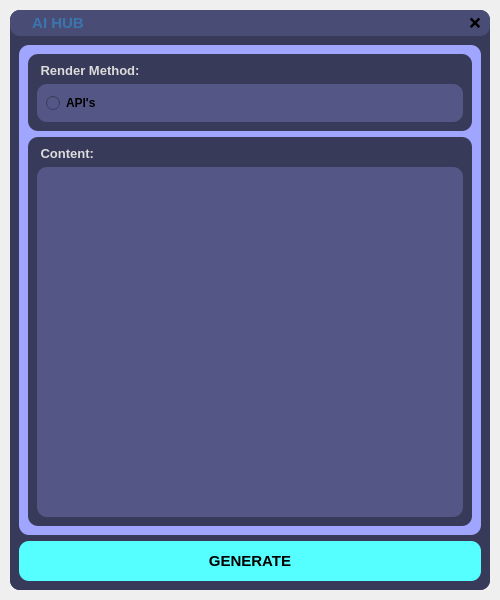
<?xml version="1.0" encoding="UTF-8"?>
<ui version="4.0">
 <class>MainWindow</class>
 <widget class="QMainWindow" name="MainWindow">
  <property name="geometry">
   <rect>
    <x>0</x>
    <y>0</y>
    <width>500</width>
    <height>600</height>
   </rect>
  </property>
  <property name="minimumSize">
   <size>
    <width>500</width>
    <height>600</height>
   </size>
  </property>
  <property name="maximumSize">
   <size>
    <width>500</width>
    <height>600</height>
   </size>
  </property>
  <property name="windowTitle">
   <string>MainWindow</string>
  </property>
  <widget class="QWidget" name="centralwidget">
   <property name="minimumSize">
    <size>
     <width>500</width>
     <height>600</height>
    </size>
   </property>
   <property name="maximumSize">
    <size>
     <width>500</width>
     <height>600</height>
    </size>
   </property>
   <layout class="QGridLayout" name="gridLayout">
    <property name="leftMargin">
     <number>10</number>
    </property>
    <property name="topMargin">
     <number>10</number>
    </property>
    <property name="rightMargin">
     <number>10</number>
    </property>
    <property name="bottomMargin">
     <number>10</number>
    </property>
    <property name="spacing">
     <number>0</number>
    </property>
    <item row="0" column="0">
     <widget class="QFrame" name="frame">
      <property name="styleSheet">
       <string notr="true">QFrame{
	background-color: rgb(56, 58, 89);
	color: rgb(220, 220, 220);
	border-radius: 10px;
}</string>
      </property>
      <property name="frameShape">
       <enum>QFrame::StyledPanel</enum>
      </property>
      <property name="frameShadow">
       <enum>QFrame::Raised</enum>
      </property>
      <layout class="QGridLayout" name="gridLayout_2">
       <property name="leftMargin">
        <number>0</number>
       </property>
       <property name="topMargin">
        <number>0</number>
       </property>
       <property name="rightMargin">
        <number>0</number>
       </property>
       <property name="bottomMargin">
        <number>0</number>
       </property>
       <property name="spacing">
        <number>0</number>
       </property>
       <item row="0" column="0">
        <widget class="QFrame" name="frame_3">
         <property name="maximumSize">
          <size>
           <width>16777215</width>
           <height>40</height>
          </size>
         </property>
         <property name="styleSheet">
          <string notr="true">background-color: rgb(73, 76, 116);</string>
         </property>
         <property name="frameShape">
          <enum>QFrame::StyledPanel</enum>
         </property>
         <property name="frameShadow">
          <enum>QFrame::Raised</enum>
         </property>
         <layout class="QGridLayout" name="gridLayout_4">
          <property name="leftMargin">
           <number>9</number>
          </property>
          <property name="topMargin">
           <number>3</number>
          </property>
          <property name="rightMargin">
           <number>9</number>
          </property>
          <property name="bottomMargin">
           <number>3</number>
          </property>
          <item row="0" column="3">
           <widget class="QPushButton" name="close_btn">
            <property name="font">
             <font>
              <pointsize>11</pointsize>
              <bold>true</bold>
             </font>
            </property>
            <property name="cursor">
             <cursorShape>PointingHandCursor</cursorShape>
            </property>
            <property name="styleSheet">
             <string notr="true">border-radius: 10px</string>
            </property>
            <property name="text">
             <string>❌</string>
            </property>
           </widget>
          </item>
          <item row="0" column="0">
           <widget class="QLabel" name="label">
            <property name="maximumSize">
             <size>
              <width>30</width>
              <height>30</height>
             </size>
            </property>
            <property name="text">
             <string/>
            </property>
            <property name="pixmap">
             <pixmap resource="res/res.qrc">:/1/image/[removal.ai]_a84c2b95-b237-4c04-add0-3ab8754597be-aihub_PDDORY.png</pixmap>
            </property>
            <property name="scaledContents">
             <bool>true</bool>
            </property>
           </widget>
          </item>
          <item row="0" column="2">
           <spacer name="horizontalSpacer">
            <property name="orientation">
             <enum>Qt::Horizontal</enum>
            </property>
            <property name="sizeHint" stdset="0">
             <size>
              <width>738</width>
              <height>20</height>
             </size>
            </property>
           </spacer>
          </item>
          <item row="0" column="1">
           <widget class="QLabel" name="label_title">
            <property name="font">
             <font>
              <pointsize>11</pointsize>
              <bold>true</bold>
             </font>
            </property>
            <property name="styleSheet">
             <string notr="true">color: rgb(59, 117, 176)</string>
            </property>
            <property name="text">
             <string>AI HUB</string>
            </property>
            <property name="alignment">
             <set>Qt::AlignCenter</set>
            </property>
           </widget>
          </item>
         </layout>
        </widget>
       </item>
       <item row="1" column="0">
        <widget class="QFrame" name="frame_2">
         <property name="frameShape">
          <enum>QFrame::StyledPanel</enum>
         </property>
         <property name="frameShadow">
          <enum>QFrame::Raised</enum>
         </property>
         <layout class="QGridLayout" name="gridLayout_3">
          <item row="1" column="0">
           <widget class="QPushButton" name="generate">
            <property name="minimumSize">
             <size>
              <width>0</width>
              <height>40</height>
             </size>
            </property>
            <property name="maximumSize">
             <size>
              <width>16777215</width>
              <height>40</height>
             </size>
            </property>
            <property name="font">
             <font>
              <pointsize>11</pointsize>
              <bold>true</bold>
             </font>
            </property>
            <property name="cursor">
             <cursorShape>PointingHandCursor</cursorShape>
            </property>
            <property name="styleSheet">
             <string notr="true">border-radius: 10px;
background-color: rgb(85, 255, 255);
</string>
            </property>
            <property name="text">
             <string>GENERATE</string>
            </property>
           </widget>
          </item>
          <item row="0" column="0">
           <widget class="QFrame" name="frame_4">
            <property name="styleSheet">
             <string notr="true">background-color: rgb(160, 166, 255);</string>
            </property>
            <property name="frameShape">
             <enum>QFrame::StyledPanel</enum>
            </property>
            <property name="frameShadow">
             <enum>QFrame::Raised</enum>
            </property>
            <layout class="QGridLayout" name="gridLayout_5">
             <item row="0" column="0">
              <widget class="QFrame" name="frame_6">
               <property name="maximumSize">
                <size>
                 <width>16777215</width>
                 <height>80</height>
                </size>
               </property>
               <property name="styleSheet">
                <string notr="true">background-color: rgb(56, 58, 89);</string>
               </property>
               <property name="frameShape">
                <enum>QFrame::StyledPanel</enum>
               </property>
               <property name="frameShadow">
                <enum>QFrame::Raised</enum>
               </property>
               <layout class="QGridLayout" name="gridLayout_7">
                <item row="0" column="0">
                 <widget class="QLabel" name="label_3">
                  <property name="font">
                   <font>
                    <pointsize>10</pointsize>
                    <bold>true</bold>
                   </font>
                  </property>
                  <property name="text">
                   <string> Render Method:</string>
                  </property>
                 </widget>
                </item>
                <item row="1" column="0">
                 <widget class="QFrame" name="frame_8">
                  <property name="minimumSize">
                   <size>
                    <width>0</width>
                    <height>35</height>
                   </size>
                  </property>
                  <property name="styleSheet">
                   <string notr="true">background-color: rgb(84, 87, 134);</string>
                  </property>
                  <property name="frameShape">
                   <enum>QFrame::StyledPanel</enum>
                  </property>
                  <property name="frameShadow">
                   <enum>QFrame::Raised</enum>
                  </property>
                  <layout class="QGridLayout" name="gridLayout_8">
                   <property name="leftMargin">
                    <number>9</number>
                   </property>
                   <property name="topMargin">
                    <number>9</number>
                   </property>
                   <property name="rightMargin">
                    <number>9</number>
                   </property>
                   <property name="bottomMargin">
                    <number>9</number>
                   </property>
                   <item row="0" column="0">
                    <widget class="QRadioButton" name="apis">
                     <property name="font">
                      <font>
                       <bold>true</bold>
                      </font>
                     </property>
                     <property name="text">
                      <string>API's</string>
                     </property>
                    </widget>
                   </item>
                  </layout>
                 </widget>
                </item>
               </layout>
              </widget>
             </item>
             <item row="1" column="0">
              <widget class="QFrame" name="frame_7">
               <property name="styleSheet">
                <string notr="true">background-color: rgb(56, 58, 89);</string>
               </property>
               <property name="frameShape">
                <enum>QFrame::StyledPanel</enum>
               </property>
               <property name="frameShadow">
                <enum>QFrame::Raised</enum>
               </property>
               <layout class="QGridLayout" name="gridLayout_9">
                <item row="1" column="0">
                 <widget class="QFrame" name="frame_9">
                  <property name="styleSheet">
                   <string notr="true">background-color: rgb(84, 87, 134);</string>
                  </property>
                  <property name="frameShape">
                   <enum>QFrame::StyledPanel</enum>
                  </property>
                  <property name="frameShadow">
                   <enum>QFrame::Raised</enum>
                  </property>
                  <layout class="QGridLayout" name="gridLayout_10">
                   <item row="1" column="0">
                    <widget class="QTextEdit" name="text">
                     <property name="font">
                      <font>
                       <bold>true</bold>
                      </font>
                     </property>
                     <property name="verticalScrollBarPolicy">
                      <enum>Qt::ScrollBarAlwaysOff</enum>
                     </property>
                     <property name="horizontalScrollBarPolicy">
                      <enum>Qt::ScrollBarAlwaysOff</enum>
                     </property>
                     <property name="sizeAdjustPolicy">
                      <enum>QAbstractScrollArea::AdjustToContents</enum>
                     </property>
                     <property name="readOnly">
                      <bool>false</bool>
                     </property>
                     <property name="html">
                      <string>&lt;!DOCTYPE HTML PUBLIC &quot;-//W3C//DTD HTML 4.0//EN&quot; &quot;http://www.w3.org/TR/REC-html40/strict.dtd&quot;&gt;
&lt;html&gt;&lt;head&gt;&lt;meta name=&quot;qrichtext&quot; content=&quot;1&quot; /&gt;&lt;meta charset=&quot;utf-8&quot; /&gt;&lt;style type=&quot;text/css&quot;&gt;
p, li { white-space: pre-wrap; }
hr { height: 1px; border-width: 0; }
li.unchecked::marker { content: &quot;\2610&quot;; }
li.checked::marker { content: &quot;\2612&quot;; }
&lt;/style&gt;&lt;/head&gt;&lt;body style=&quot; font-family:'Segoe UI'; font-size:9pt; font-weight:700; font-style:normal;&quot;&gt;
&lt;p style=&quot;-qt-paragraph-type:empty; margin-top:0px; margin-bottom:0px; margin-left:0px; margin-right:0px; -qt-block-indent:0; text-indent:0px;&quot;&gt;&lt;br /&gt;&lt;/p&gt;&lt;/body&gt;&lt;/html&gt;</string>
                     </property>
                    </widget>
                   </item>
                  </layout>
                 </widget>
                </item>
                <item row="0" column="0">
                 <widget class="QLabel" name="label_4">
                  <property name="font">
                   <font>
                    <pointsize>10</pointsize>
                    <bold>true</bold>
                   </font>
                  </property>
                  <property name="text">
                   <string> Content:</string>
                  </property>
                 </widget>
                </item>
               </layout>
              </widget>
             </item>
            </layout>
           </widget>
          </item>
         </layout>
        </widget>
       </item>
      </layout>
     </widget>
    </item>
   </layout>
  </widget>
 </widget>
 <resources>
  <include location="res/res.qrc"/>
  <include location="res/res.qrc"/>
 </resources>
 <connections/>
</ui>
